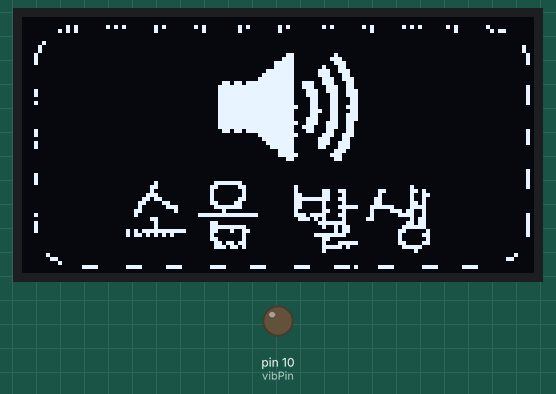
Simulated run of this sketch. Board: Arduino Uno, built with avr-gcc and run on an emulated ATmega328P. On the bench: 128×64 one-colour display, output pins drawn as LEDs (lit = HIGH).

Above: at 1.1 s.
At 126.9 s:
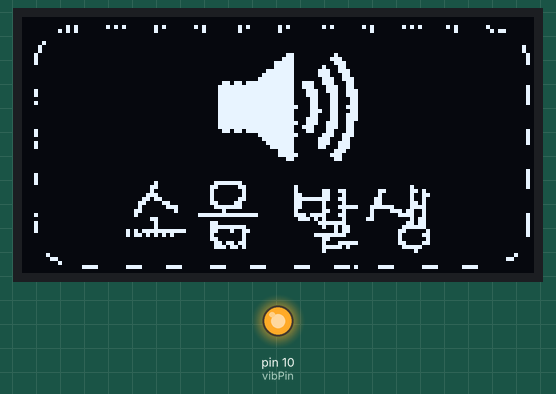
Timing chart, 0 to 130.0 s (numbered marks = the images above):
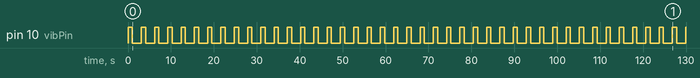

The sketch:

baby_watch.ino
```cpp
// (licence header left out)
/*
Retro Watch Arduino v1.0 - u8g (supports u8glib)

  Get the latest version, android host app at
  ------> https://github.com/godstale/retrowatch
  ------> or http://www.hardcopyworld.com

Written by Suh Young Bae (godstale@hotmail.com)
All text above must be included in any redistribution
*/

//#include <avr/pgmspace.h>
#include <SoftwareSerial.h>
#include <math.h>
#include "bitmap.h"

#include "U8glib.h"

///////////////////////////////////////////////////////////////////
//----- OLED instance

// IMPORTANT NOTE: The complete list of supported devices
// with all constructor calls is here: http://code.google.com/p/u8glib/wiki/device

U8GLIB_SSD1306_128X64 u8g(U8G_I2C_OPT_NONE|U8G_I2C_OPT_DEV_0);	// I2C / TWI
///////////////////////////////////////////////////////////////////

///////////////////////////////////////////////////////////////////
//----- BT instance
SoftwareSerial BTSerial(7, 8); //Connect HC-06, RX, TX
///////////////////////////////////////////////////////////////////

///////////////////////////////////////////////////////////////////
//----- Protocol

//----- Bluetooth protocol parsing

#define CMD_TYPE_START 0x00
#define CMD_TYPE_IDLE 0x01
#define CMD_TYPE_TEMP_38 'A'   // ascill '8'
#define CMD_TYPE_TEMP_39 'B'
#define CMD_TYPE_TEMP_40 'C'
#define CMD_TYPE_TEMP_41 'D'
#define CMD_TYPE_TEMP_42 'E'
#define CMD_TYPE_TEMP_43 'F'
#define CMD_TYPE_SOUND 'G'   // ascill '''
#define CMD_TYPE_ROLLINGOVER 'H' // ascill 'p'
#define CMD_TYPE_HUMIDITY 'I'    // ascill


byte TR_COMMAND = CMD_TYPE_START;
int sleepCount = 0;

///////////////////////////////////////////////////////////////////

///////////////////////////////////////////////////////////////////

byte centerX = 64;
byte centerY = 32;
byte iRadius = 28;

//PROGMEM const char* strIntro[] = {"BabyAngel", "Band", "v1.0"};
///////////////////////////////////////////////////////////////////

///////////////////////////////////////////////////////////////////
//----- Button control
int buttonPin = 11;
int vibPin = 10;
boolean isClicked = HIGH;
boolean isReceived = false;
boolean isConnected = false;
///////////////////////////////////////////////////////////////////


void setup()   {
  //Serial.begin(9600);    // WARNING: Do not enable this if there is not enough memory
  //Serial.println(F("RetroWatch v1.0 u8g"));

  //----- Set button
  pinMode(buttonPin, INPUT_PULLUP);  // Defines button pin
  pinMode(vibPin, OUTPUT);  // Defines button pin
  //----- Set display features
  centerX = u8g.getWidth() / 2;
  centerY = u8g.getHeight() / 2;
  iRadius = centerY - 2;

  //----- Setup serial connection with BT
  BTSerial.begin(9600);  // set the data rate for the BT port

  //@@----- Show logo
  //drawStartUp();    // Show RetroWatch Logo
  //delay(3000);
}


void loop() {

    vibrate(1);
  drawWaringMessage('G');
  delay(2000);
 /*

  isClicked = HIGH;
  isReceived = t;

  if(digitalRead(buttonPin) == LOW)
    isClicked = LOW;

  // Receive data from remote and parse
  //@@if(isConnectedBT())
  //@@  isReceived = receiveBluetoothData();
  //@@isReceived =true;
 //@@ TR_COMMAND = 'A';
  // Display routine
  onDraw();

  // If data doesn't arrive, wait for a while to save battery
  if(!isReceived)
    delay(300);

   isConnected = false;
   */
}


void vibrate(int second){
  digitalWrite(vibPin,HIGH);
  delay(second*1000);
  digitalWrite(vibPin,LOW);
}


///////////////////////////////////
//----- BT, connected  functions
///////////////////////////////////

// Parsing packet according to current mode
boolean isConnectedBT() {
  if(isConnected)
      return true;

  if(BTSerial.available())
      if(BTSerial.read()=='X'){
        isConnected = true;
        return true;
      }
  return false;

}  // End of receiveBluetoothData()

///////////////////////////////////
//----- BT, Data parsing functions
///////////////////////////////////

// Parsing packet according to current mode
boolean receiveBluetoothData() {
  if(BTSerial.available()) {
      TR_COMMAND = BTSerial.read();
      return true;
  }else{
   return false;
  }

}  // End of receiveBluetoothData()

///////////////////////////////////
//----- Drawing methods
///////////////////////////////////

// Main drawing routine.
// Every drawing except splash screen starts here.
// displayMode parameter determines which page to be shown.
// Internal, external event and user input by button changes displayMode
// To avoid too fast redraw most page has display interval
//
void onDraw() {

  if(isReceived == true)
  {

    vibrate(1);
    u8g.sleepOff();
    sleepCount = 0;

    if(TR_COMMAND == CMD_TYPE_TEMP_38) {
      drawTEMPMessage(38);
    }else if(TR_COMMAND == CMD_TYPE_TEMP_39) {
      drawTEMPMessage(38.5);
    }else if(TR_COMMAND == CMD_TYPE_TEMP_40) {
      drawTEMPMessage(39);
    }else if(TR_COMMAND == CMD_TYPE_TEMP_41) {
      drawTEMPMessage(39.5);
    }else if(TR_COMMAND == CMD_TYPE_TEMP_42) {
      drawTEMPMessage(40);
    }else if(TR_COMMAND == CMD_TYPE_TEMP_43) {
      drawTEMPMessage(40.5);
    }else if(TR_COMMAND == CMD_TYPE_SOUND) {
      drawWaringMessage(TR_COMMAND);
    }else if(TR_COMMAND == CMD_TYPE_ROLLINGOVER) {
      drawWaringMessage(TR_COMMAND);
    }else if(TR_COMMAND == CMD_TYPE_HUMIDITY) {
      drawWaringMessage(TR_COMMAND);
    }else{
      return;
    }
    isClicked = HIGH;
    while(isClicked == HIGH)
    {
      if(digitalRead(buttonPin) == LOW) isClicked = LOW;
    }
  }else if( isClicked ==LOW){
    u8g.sleepOff();
    sleepCount = 0;
    drawEmptyMessage();
  }else{
    if( sleepCount < 10 )
    {
      drawWait();
      sleepCount++;
    }else{
       u8g.sleepOn();
    }
  }
}  // End of onDraw()

// RetroWatch splash screen
void drawStartUp() {
  // picture loop
  u8g.firstPage();
  do {
    u8g_prepare();
    // draw logo
    //u8g.drawBitmapP( 10, 15, 3, 24, IMG_logo_24x24);
    u8g.drawXBMP( 10, 15 , 35, 35, IMG_babyface_35X35);
    // show text
    u8g.setFont(u8g_font_courB10);
    u8g.setFontRefHeightExtendedText();
    u8g.setDefaultForegroundColor();
    u8g.setFontPosTop();
    //u8g.drawStr(45, 12, (char*)pgm_read_word(&(strIntro[0])));
    //u8g.drawStr(45, 28, (char*)pgm_read_word(&(strIntro[1])));

    u8g.setFont(u8g_font_fixed_v0);
    u8g.setFontRefHeightExtendedText();
    u8g.setDefaultForegroundColor();
    u8g.setFontPosTop();
    //u8g.drawStr(45, 45, (char*)pgm_read_word(&(strIntro[2])));
  } while( u8g.nextPage() );
}

// Draw Temperature message page
void drawTEMPMessage(float temperature) {
  // get icon index
  int icon_num = 60;
  char mystr1[6];
  int dec, sign;
  // picture loop
  u8g.firstPage();
  do {
    u8g_prepare();
    // draw icon and string
    u8g.drawXBMP( centerX - 12, centerY - 25, 35, 35, IMG_temperature_35X35);
    dtostrf( temperature, 4, 1, mystr1);
    //char mytemp[30] = "warning ";
    char mytemp[30] = "";
    char mystr2[] ="'c";
    strcat(mytemp, mystr1);
    strcat(mytemp, mystr2);
    int string_start_x = u8g.getStrPixelWidth((char *)(mytemp)) / 2;
    if(string_start_x > 0) {
      if(string_start_x > centerX)
        string_start_x = 0;
      else
        string_start_x = centerX - string_start_x;

      u8g.setFont(u8g_font_fixed_v0);
      u8g.setFontRefHeightExtendedText();
      u8g.setDefaultForegroundColor();
      u8g.setFontPosTop();
      u8g.drawStr( string_start_x, centerY + 10, (char *)(mytemp) );
    }
  } while( u8g.nextPage() );
}
// Draw wait page
void drawWait() {
  // get icon index
  // picture loop
  u8g.firstPage();
  do {
    u8g_prepare();
    u8g.drawXBMP( 0, 0, 128, 64, IMG_babywait_128X64);
  } while( u8g.nextPage() );
}
// Draw Empty Message page
void drawEmptyMessage() {
  // picture loop
  u8g.firstPage();
  do {
    u8g_prepare();
    // draw icon and string
    u8g.drawXBMP( 0, 0, 128, 64, IMG_babywork_128X64);
  } while( u8g.nextPage() );
}
// Draw warning page
void drawWaringMessage(int data) {
  // picture loop
  u8g.firstPage();
  do {
    u8g_prepare();
    if(data == CMD_TYPE_SOUND) {
        u8g.drawXBMP( 0, 0, 128, 64, IMG_babysound_128X64);
    }else if(data == CMD_TYPE_ROLLINGOVER) {
        u8g.drawXBMP( 0, 0, 128, 64, IMG_babyrollingover_128X64);
    }else if(data == CMD_TYPE_HUMIDITY) {
        u8g.drawXBMP( 0, 0, 128, 64, IMG_babydiaper_128X64);
    }
  } while( u8g.nextPage() );
}

// U8glib Initialization
void u8g_prepare(void) {
  // Add display setting code here
  //u8g.setFont(u8g_font_6x10);
  //u8g.setFontRefHeightExtendedText();
  //u8g.setDefaultForegroundColor();
  //u8g.setFontPosTop();
}
```

Source omitted: bitmap.h (data table, 34615 bytes)

Measured:
- by itself, pin 10 (vibPin): alternates HIGH for 1.0 s and LOW for 2.1 s
